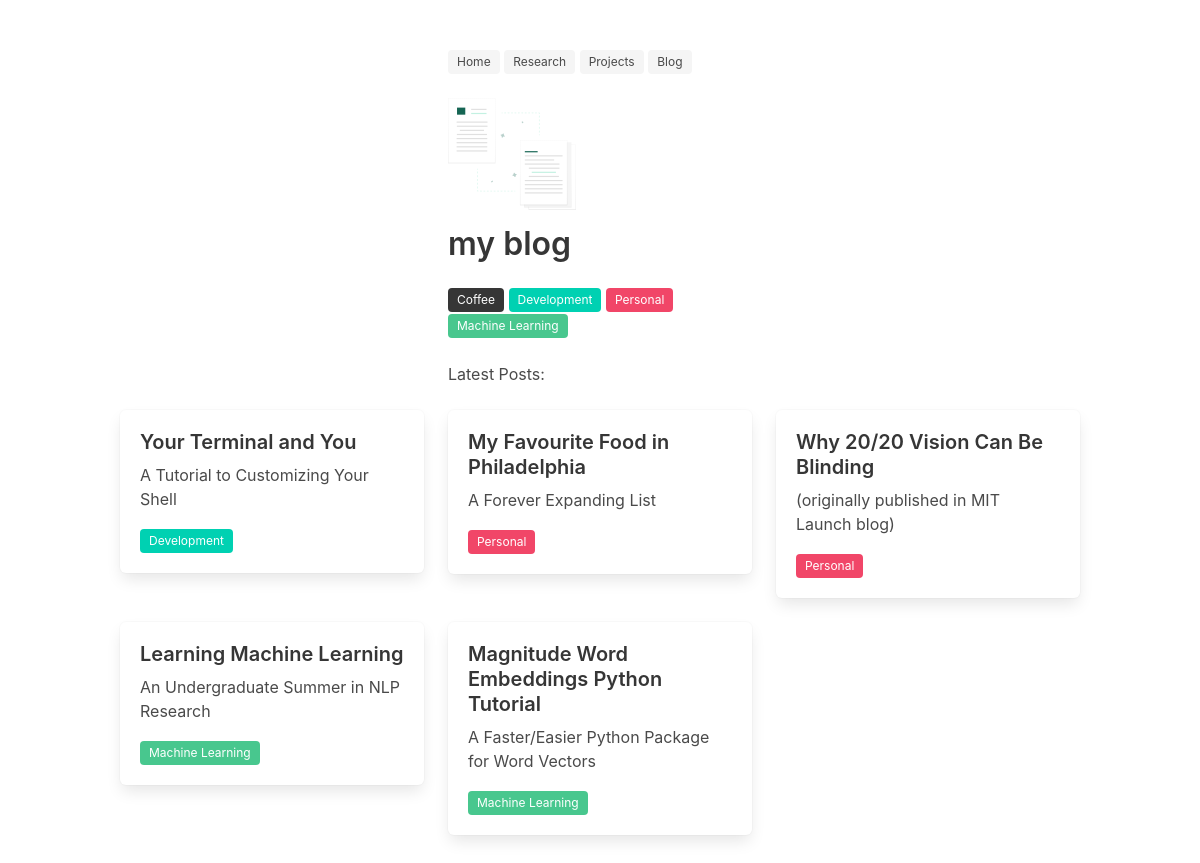
/blog/, run on an earlier commit of the app's database.
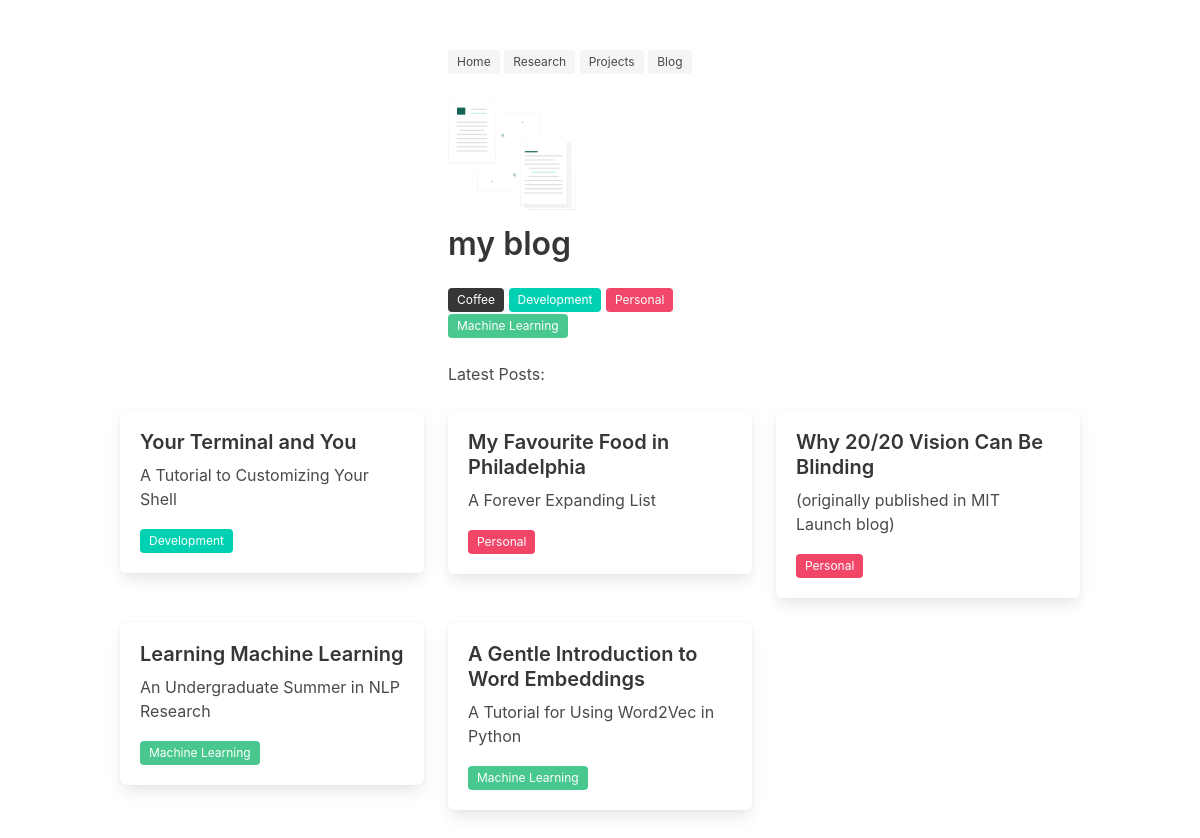
And on a later commit of the database.
### blog/models.py (models this page shows)
class Category(models.Model):
    name = models.CharField(max_length=100)
    bulma_color = models.CharField(max_length=50, null=True, blank=True)
    class Meta:
        db_table = 'Category'

class Post(models.Model):
    id = models.CharField(max_length=50, primary_key=True)
    title = models.CharField(max_length=100)
    subtitle = models.CharField(max_length=100)
    body = models.TextField()
    category = models.ForeignKey(Category, on_delete=models.DO_NOTHING)
    class Meta:
        db_table = 'Post'

### blog/views.py (the view)
# urls.py: path('blog/', blog, name='blog'),
def blog(request):
    posts = Post.objects.all()
    categories = Category.objects.all()
    return render(request, 'blog.html', {'posts': posts, 'categories': categories, 'select': False})

### kirubarajan/templates/blog.html (shortened to what this page needs)
{% extends 'base.html' %}
{% load static %}
{% block content %}
  <section class="section">
    <div class="container">
      <div class="columns">
        <div class="column is-one-fourth"> </div>
        <div class="column">
          <nav>
            <a href="/"> <span class="tag is-light"> Home </span> </a>
            <a href="/research"> <span class="tag is-light"> Research </span> </a>
            <a href="/projects"> <span class="tag is-light"> Projects </span> </a>
            <a href="/blog"> <span class="tag is-light"> Blog </span> </a>
            <br> <br>
          </nav>
          <figure class="image is-128x128">
            <img src="{% static 'img/papers.svg' %}">
          </figure>
            <h1 class="title"> my blog </h1>
            {% for category in categories %}
            <a href="/blog/category/{{ category.id }}">
              <span class="tag is-{{ category.bulma_color }}"> {{ category.name }} </span>
            </a>
            {% endfor %}
            <br> <br>
            <p>Latest Posts:</p>
        </div>
        <div class="column is-one-fourth"> </div>
      </div>
      <div class="columns is-multiline">
        {% for post in posts %}
        <div class="column is-one-third">
          <a href="/post/{{post.id}}" >
            <div class="box">
              <article class="media">
                <div class="media-content">
                  <div class="content">
                      <p style="margin-bottom: 0.5rem" class="subtitle"> <strong> {{ post.title }} </strong> </p>
                      <p> {{ post.subtitle }} </p>
                      <span class="tag is-{{ post.category.bulma_color }}"> {{ post.category.name }} </span> <br>
                  </div>
                </div>
              </article>
            </div>
          </a>
        </div>
        <br>
        {% endfor %}
      </div>
    </div>
  </section>
{% endblock %}

### kirubarajan/templates/base.html (shortened to what this page needs)
{% load static %}
<!DOCTYPE html>
<html>
  <head>
    <link rel="stylesheet" href="https://cdnjs.cloudflare.com/ajax/libs/bulma/0.6.2/css/bulma.min.css">
    <link rel="stylesheet" href="{% static 'style.css' %}">
  </head>
  <body>
    {% block content %}
    {% endblock %}
  </body>
</html>

What changed in the data, as far as the page shows it:
changed Post: title "Magnitude Word Embeddings Python Tutorial" → "A Gentle Introduction to Word Embeddings"; subtitle "A Faster/Easier Python Package for Word Vectors" → "A Tutorial for Using Word2Vec in Python"
